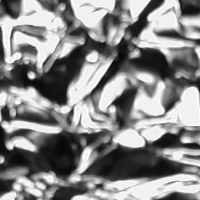
#> input picture Practice_10/kth_tips_grey_200x200/KTH_TIPS/aluminium_foil/15-scale_1_im_1_grey.png, 200 x 200 px
$ python -i main_10.py   (imports and definitions only)   (older library calls are emulated)
#> lines starting #> are read from the running program, lines starting #| are printed output that depends on the picture; after the words box and inside, x2 and y2 are one past the last pixel; in counts of white or black regions, pixels touching at a corner belong together
import os
import warnings
import cv2
import matplotlib.pyplot as plt
import numpy as np
from scipy.stats import skew, kurtosis, entropy
from skimage.feature import graycomatrix, graycoprops
from sklearn.metrics import classification_report, accuracy_score, jaccard_score
from sklearn.model_selection import train_test_split
from sklearn.neighbors import KNeighborsClassifier
from sklearn.preprocessing import LabelEncoder, StandardScaler
from sklearn.svm import SVC
from sklearn.tree import DecisionTreeClassifier


# [27 lines left out: function count_histogram_features, not called in this run]


image_folder = "kth_tips_grey_200x200/KTH_TIPS"
# [29 lines not run here, left out]


# [47 lines left out: functions count_laws_texture_features, count_glcm_features, not called in this run]


# [23 lines not run here, left out]


# [46 lines left out: functions load_data, train_models, not called in this run]


trained_models_dict = {}

feature_types = ['Histogram', 'Laws', 'GLCM']
# [22 lines not run here, left out]


def execute_texture_segmentation(img, trained_models_dict, feature_type, model_name,
                                 window_size=32, step=None, n_classes=4):
#> further down, picture is the input picture: shape (200, 200, 3); min 8, max 255, mean 135.1
    original_image = cv2.imread(img, cv2.IMREAD_GRAYSCALE)

    if step is None:
        step = window_size

    models = trained_models_dict[feature_type]['models']
    scaler = trained_models_dict[feature_type]['scaler']
    model = models[model_name]

    h, w = original_image.shape
    temp_seg_map = np.zeros((h, w), dtype=np.uint8)
    all_predictions = []

    feature_extractors = {
        'Histogram': lambda img: list(count_histogram_features(img, 32)[0].values()),
        'Laws': lambda img: list(count_laws_texture_features(img).values()),
        'GLCM': lambda img: list(count_glcm_features(img).values())
    }

    for y in range(0, h - window_size + 1, step):
        for x in range(0, w - window_size + 1, step):
            window = original_image[y:y + window_size, x:x + window_size]

            features = feature_extractors[feature_type](window)
            features_scaled = scaler.transform([features])
            prediction = model.predict(features_scaled)[0]

            temp_seg_map[y:y + window_size, x:x + window_size] = prediction
            all_predictions.append(prediction)

    unique, counts = np.unique(all_predictions, return_counts=True)
    top_classes = unique[np.argsort(counts)[-n_classes:]]

    segmentation_map = np.zeros_like(temp_seg_map)

    for new_class, old_class in enumerate(top_classes):
        segmentation_map[temp_seg_map == old_class] = new_class

    mask_not_top = ~np.isin(temp_seg_map, top_classes)
    if np.any(mask_not_top):
        segmentation_map[mask_not_top] = 1

    return segmentation_map, original_image


# [20 lines left out: function show_segment, not called in this run]


# [4 lines not run here, left out]


def execute_manual_segmentation(img):
    image_gray = cv2.cvtColor(img, cv2.COLOR_RGB2GRAY)
    _, mask = cv2.threshold(image_gray, 0, 255, cv2.THRESH_BINARY_INV + cv2.THRESH_OTSU)
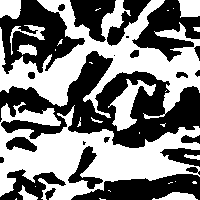
#> mask: shape (200, 200); 50.3% white; 24 black regions (3 under 20 px)

    contours, _ = cv2.findContours(mask, cv2.RETR_EXTERNAL, cv2.CHAIN_APPROX_SIMPLE)
#> contours = 29 contours, 19 with area under 20; largest, box (x1, y1, x2, y2) and area: (0, 102, 200, 200) 9312, (0, 0, 200, 119) 8131, (108, 79, 156, 131) 822, (0, 0, 21, 19) 316, (178, 0, 200, 18) 301
    final_mask = np.zeros_like(mask)

    if contours:
        largest_contour = max(contours, key=cv2.contourArea)
#> largest_contour = contour of 474 points, box (x1, y1, x2, y2) (0, 102, 200, 200), area 9312
        cv2.drawContours(final_mask, [largest_contour], 0, 1, -1)
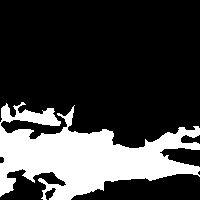
#> final_mask: shape (200, 200); values 0 (black) and 1 (white), 24.6% white; 1 white region, box (x1, y1, x2, y2) and area: (0, 102, 200, 200) 9853

    return final_mask


# [9 lines left out: function remap_classes, not called in this run]


image_path = "test_image1.png"
# [1 line not run here, left out]
# [1 line that did not run here, left out]

# [1 line that did not run here, left out]
# [1 line that did not run here, left out]

fig, (ax_orig, ax_segment) = plt.subplots(1, 2, figsize=(10, 5))

# Image
# [10 lines not run here, left out]


# [60 lines left out: functions find_best_mapping, compare_segmentation, not called in this run]


feature_type = 'GLCM'
model_name = 'DecisionTree'
# [1 line not run here, left out]

# [7 lines that did not run here, left out]

# [2 lines not run here, left out]

>>> import cv2
>>> picture = cv2.cvtColor(cv2.imread('kth_tips_grey_200x200/KTH_TIPS/aluminium_foil/15-scale_1_im_1_grey.png'), cv2.COLOR_BGR2RGB)
>>> result = execute_manual_segmentation(picture)

$ run again, on Practice_10/kth_tips_grey_200x200/KTH_TIPS/brown_bread/48-scale_1_im_5_grey.png
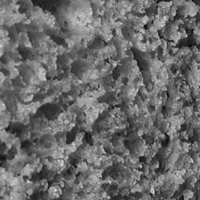
#> input picture Practice_10/kth_tips_grey_200x200/KTH_TIPS/brown_bread/48-scale_1_im_5_grey.png, 200 x 200 px
#> picture is the input picture: shape (200, 200, 3); min 7, max 236, mean 106.2
#> in execute_manual_segmentation, `_, mask = cv2.threshold(image_gray, 0, 255, cv2.THRESH_BINARY_INV + cv..`:
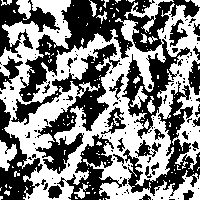
#> mask: shape (200, 200); 50.7% white; 144 black regions (113 under 20 px)
#> contours = 109 contours, 99 with area under 20; largest, box (x1, y1, x2, y2) and area: (0, 0, 200, 200) 24612, (124, 0, 174, 33) 277, (0, 140, 17, 171) 268, (16, 0, 31, 20) 156, (74, 183, 88, 199) 56
#> largest_contour = contour of 1936 points, box (x1, y1, x2, y2) (0, 0, 200, 200), area 24612
#> in execute_manual_segmentation, `cv2.drawContours(final_mask, [largest_contour], 0, 1, -1)`:
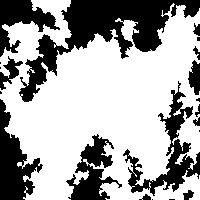
#> final_mask: shape (200, 200); values 0 (black) and 1 (white), 65.3% white; 21 black regions (8 under 20 px), largest, box (x1, y1, x2, y2) and area: (19, 0, 200, 102) 5722, (123, 81, 200, 196) 2190, (0, 99, 43, 200) 2025

$ run again, on Practice_10/kth_tips_grey_200x200/KTH_TIPS/brown_bread/48-scale_1_im_7_grey.png
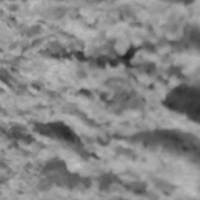
#> input picture Practice_10/kth_tips_grey_200x200/KTH_TIPS/brown_bread/48-scale_1_im_7_grey.png, 200 x 200 px
#> picture is the input picture: shape (200, 200, 3); min 32, max 197, mean 136.2
#> in execute_manual_segmentation, `_, mask = cv2.threshold(image_gray, 0, 255, cv2.THRESH_BINARY_INV + cv..`:
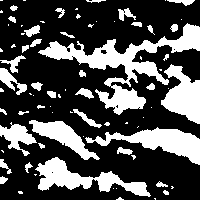
#> mask: shape (200, 200); 30.6% white; 80 white regions (42 under 20 px)
#> contours = 80 contours, 49 with area under 20; largest, box (x1, y1, x2, y2) and area: (38, 23, 200, 115) 3364, (85, 127, 200, 165) 1560, (35, 157, 151, 197) 1526, (161, 64, 200, 124) 1271, (29, 120, 100, 160) 928
#> largest_contour = contour of 416 points, box (x1, y1, x2, y2) (38, 23, 200, 115), area 3364
#> in execute_manual_segmentation, `cv2.drawContours(final_mask, [largest_contour], 0, 1, -1)`:
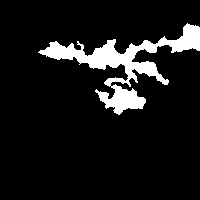
#> final_mask: shape (200, 200); values 0 (black) and 1 (white), 9.4% white; 1 white region, box (x1, y1, x2, y2) and area: (38, 23, 200, 115) 3745
